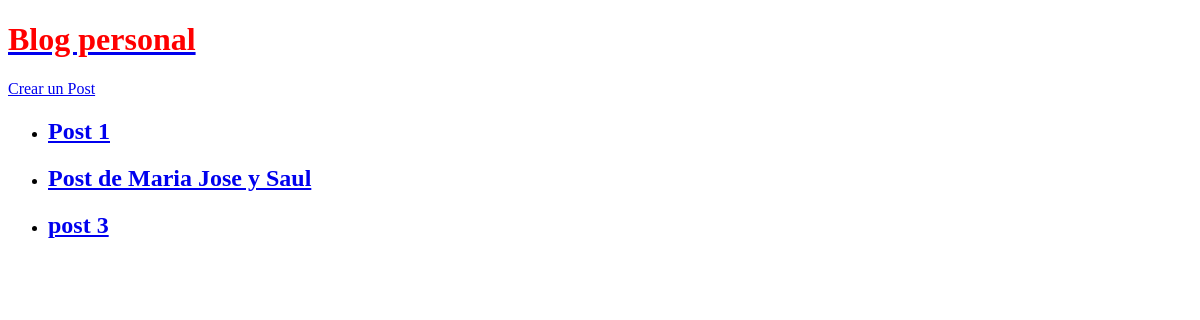
The app's page /, older data.
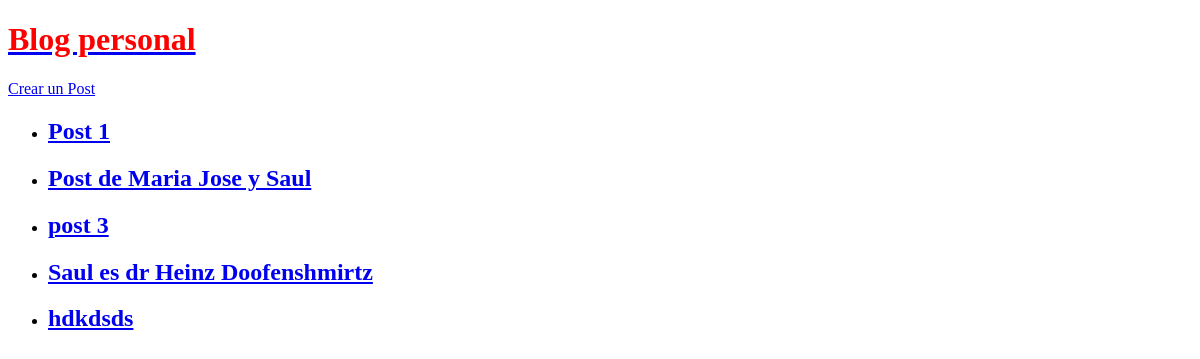
The same page, newer data.
### blogs/models.py (models this page shows, shortened)
class Post(models.Model):
    title = models.CharField(max_length=200)
    body = models.TextField()
    created_at = models.DateTimeField(auto_now_add=True)
    updated_at = models.DateTimeField(auto_now=True)
    author = models.ForeignKey(
        "auth.User",
        on_delete=models.CASCADE,
    )

### blogs/views.py (the view)
# urls.py: path("", PostListView.as_view(), name="post_list"),
class PostListView(ListView):
    model = Post
    template_name = "post_list.html"

### templates/post_list.html
{% extends '_base.html'%}
{% block content %}
    {% for publication in post_list %}
        <ul>
            <li>
                <a href="{% url 'post_detail' publication.id %}"><h2>{{ publication.title }}</h2></a>
            </li>
        </ul>
    {% endfor %}
{% endblock %}

Row changes from the older to the newer data that the page shows:
added Post: title "Saul es dr Heinz Doofenshmirtz"
added Post: title "hdkdsds"
